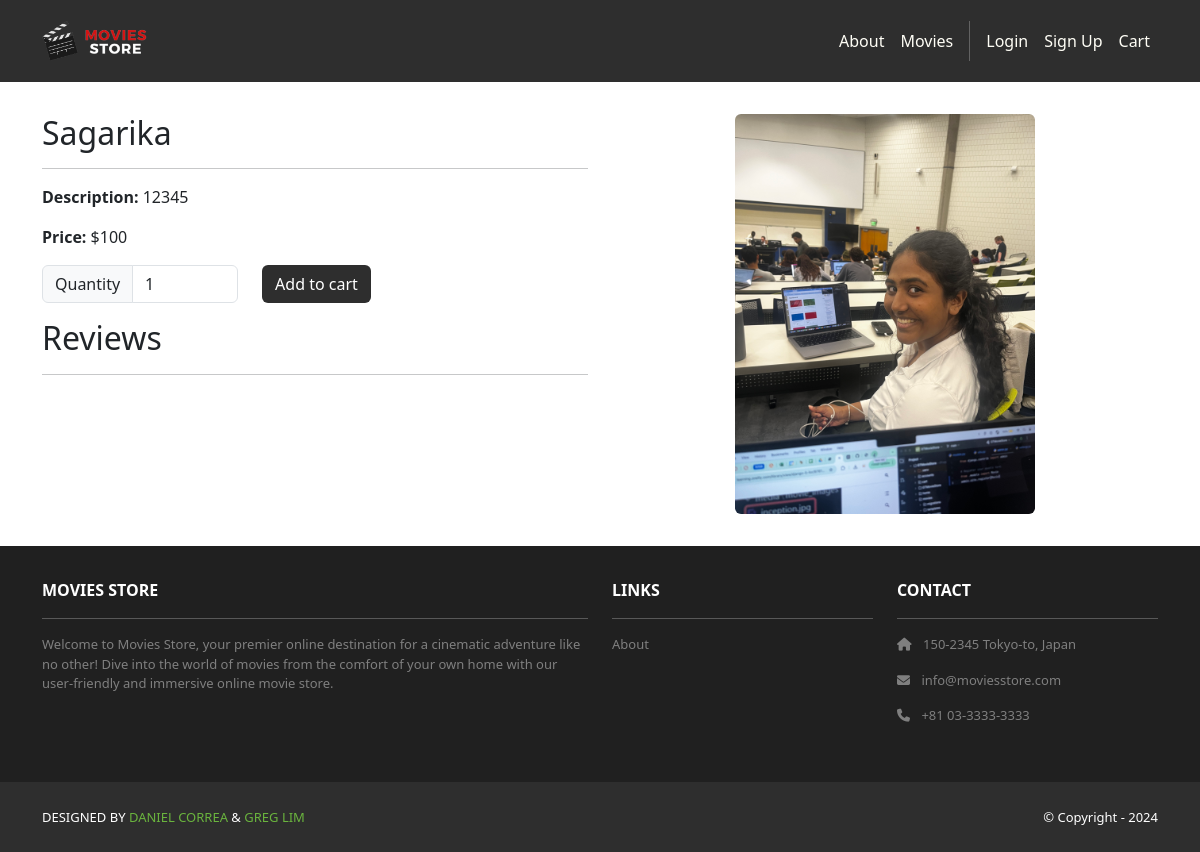
/movies/1/, run on an earlier commit of the app's database.
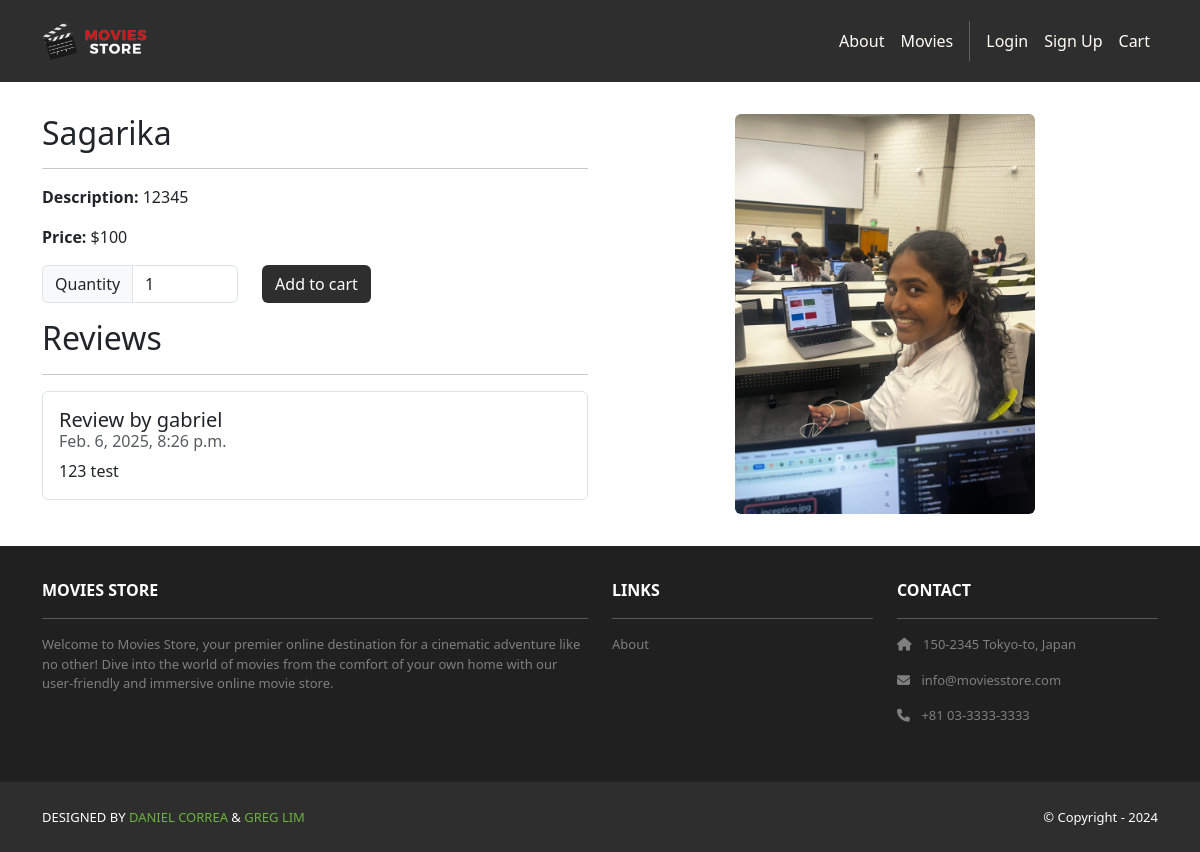
And on a later commit of the database.
### movies/models.py (models this page shows, shortened)
class Review(models.Model):
    id = models.AutoField(primary_key=True)
    comment = models.CharField(max_length=255)
    date = models.DateTimeField(auto_now_add=True)
    movie = models.ForeignKey(Movie,
        on_delete=models.CASCADE)
    user = models.ForeignKey(User,
        on_delete=models.CASCADE)

### movies/views.py (the view)
# urls.py: path('<int:id>/', views.show, name='movies.show'),
def show(request, id):
    movie = Movie.objects.get(id=id)
    reviews = Review.objects.filter(movie=movie)
    template_data = {}
    template_data['title'] = movie.name
    template_data['movie'] = movie
    template_data['reviews'] = reviews
    return render(request, 'movies/show.html',
                  {'template_data': template_data})

### movies/templates/movies/show.html (shortened to what this page needs)
{% extends 'base.html' %}
{% block content %}
{% load static %}
<div class="p-3">
  <div class="container">
    <div class="row mt-3">
      <div class="col-md-6 mx-auto mb-3">
        <h2>{{ template_data.movie.name }}</h2>
        <hr />
        <p><b>Description:</b> {{ template_data.movie.description }}</p>
        <p><b>Price:</b> ${{ template_data.movie.price }}</p>
      <p class="card-text">
          <form method="post"
            action="{% url 'cart.add' id=template_data.movie.id %}">
            <div class="row">
              <div class="col-auto">
                <div class="input-group col-auto">
                  <div class="input-group-text">Quantity
                    </div>
                  <input type="number" min="1" max="10"
                    class="form-control quantity-input"
                    name="quantity" value="1">
                </div>
              </div>
              <div class="col-auto">
                <button class="btn bg-dark text-white"
                  type="submit">Add to cart</button>
              </div>
            </div>
          </form>
        </p>
      <h2>Reviews</h2>
        <hr />
        <ul class="list-group">
          {% for review in template_data.reviews %}
          <li class="list-group-item pb-3 pt-3">
            <h5 class="card-title">
              Review by {{ review.user.username }}
            </h5>
            <h6 class="card-subtitle mb-2 text-muted">
              {{ review.date }}
            </h6>
            <p class="card-text">{{ review.comment }}</p>
          </li>
          {% endfor %}
        </ul>
      </div>
      <div class="col-md-6 mx-auto mb-3 text-center">
        <img src="{{ template_data.movie.image.url }}"
          class="rounded img-card-400" />
      </div>
    </div>
  </div>
</div>
{% endblock content %}

What changed in the data, as far as the page shows it:
added Review: user.username "gabriel", date "Feb. 6, 2025, 8:26 p.m.", comment "123 test"
